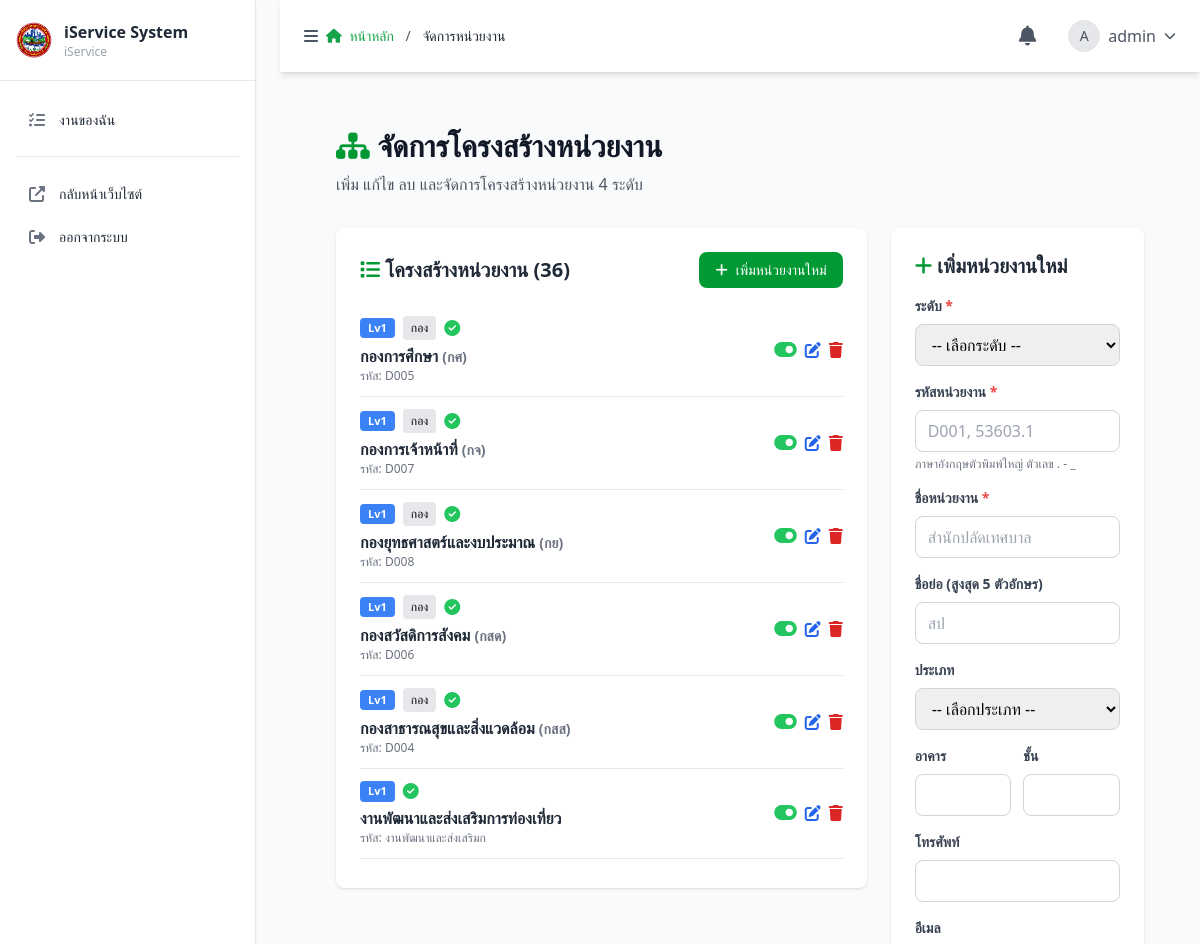
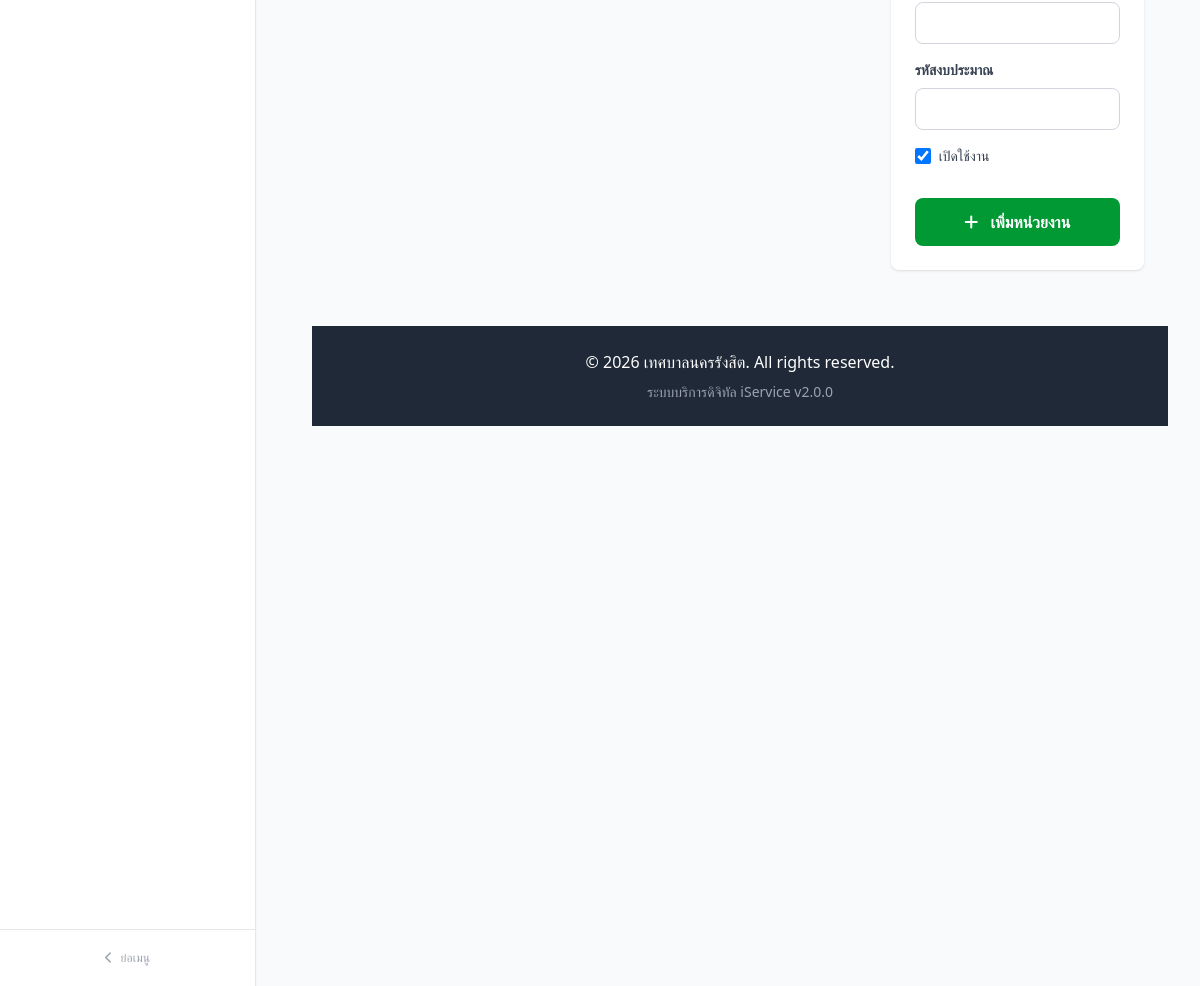
The app's page /admin/departments.php (signed in) with its own data (2 pictures, top to bottom).
### tables this page shows
CREATE TABLE `departments` (
  `department_id` int(11) NOT NULL COMMENT 'รหัสหน่วยงาน/แผนก',
  `parent_department_id` int(11) DEFAULT NULL COMMENT 'รหัสหน่วยงานแม่ (เชื่อมต่อกับ department_id)',
  `department_code` varchar(20) NOT NULL COMMENT 'รหัสหน่วยงาน',
  `department_name` varchar(255) NOT NULL COMMENT 'ชื่อหน่วยงาน/แผนก',
  `short_name` varchar(5) DEFAULT NULL COMMENT 'ชื่อย่อหน่วยงาน (5 ตัวอักษร)',
  `level` tinyint(1) NOT NULL DEFAULT 1 COMMENT 'ระดับชั้น: 1=สำนัก/กอง, 2=ส่วน, 3=ฝ่าย/กลุ่มงาน, 4=งาน',
  `level_type` varchar(50) DEFAULT NULL COMMENT 'ชนิด: สำนัก, กอง, ส่วน, ฝ่าย, กลุ่มงาน, งาน',
  `manager_user_id` int(11) DEFAULT NULL COMMENT 'หัวหน้าหน่วยงาน',
  `building` varchar(100) DEFAULT NULL COMMENT 'อาคาร',
  `floor` varchar(50) DEFAULT NULL COMMENT 'ชั้น',
  `phone` varchar(20) DEFAULT NULL COMMENT 'เบอร์โทรศัพท์',
  `email` varchar(100) DEFAULT NULL COMMENT 'อีเมล',
  `budget_code` varchar(50) DEFAULT NULL COMMENT 'รหัสงบประมาณ',
  `status` enum('active','inactive') DEFAULT 'active' COMMENT 'สถานะการใช้งาน',
  `created_at` timestamp NOT NULL DEFAULT current_timestamp(),
  `updated_at` timestamp NOT NULL DEFAULT current_timestamp() ON UPDATE current_timestamp()
);

### admin/departments.php (the view, shortened to what this page needs)
<?php
require_once '../config/database.php';
$departments = [];
$result = $conn->query("SELECT * FROM departments ORDER BY level ASC, department_name ASC");
while ($row = $result->fetch_assoc()) {
    $departments[] = $row;
}
function buildDepartmentTree($departments, $parent_id = null) {
    $tree = [];
    foreach ($departments as $dept) {
        if ($dept['parent_department_id'] == $parent_id) {
            $dept['children'] = buildDepartmentTree($departments, $dept['department_id']);
            $tree[] = $dept;
        }
    }
    return $tree;
}
$departmentTree = buildDepartmentTree($departments);
include 'admin-layout/header.php';
include 'admin-layout/sidebar.php';
include 'admin-layout/topbar.php';
?>
<main class="main-content-transition lg:ml-0">
    <div class="p-6">
        <div class="mb-8">
            <h1 class="text-3xl font-bold text-gray-900 mb-2">
                <i class="fas fa-sitemap text-teal-600"></i> จัดการโครงสร้างหน่วยงาน
            </h1>
            <p class="text-gray-600">เพิ่ม แก้ไข ลบ และจัดการโครงสร้างหน่วยงาน 4 ระดับ</p>
        </div>
        <div class="grid grid-cols-1 lg:grid-cols-3 gap-6">
            <div class="lg:col-span-2">
                <div class="bg-white rounded-lg shadow p-6">
                    <div class="flex justify-between items-center mb-4">
                        <h2 class="text-xl font-bold text-gray-800">
                            <i class="fas fa-list text-teal-600"></i> โครงสร้างหน่วยงาน (<?= count($departments) ?>)
                        </h2>
                        <button onclick="resetForm()" class="bg-teal-600 hover:bg-teal-700 text-white px-4 py-2 rounded-lg text-sm transition">
                            <i class="fas fa-plus mr-2"></i>เพิ่มหน่วยงานใหม่
                        </button>
                    </div>
                    <div class="overflow-y-auto" style="max-height: 70vh;">
                        <?php
                        function renderDepartmentTree($tree, $level = 0) {
                            foreach ($tree as $dept):
                                $indent = $level * 20;
                                $levelClass = "level-{$dept['level']}";
                                $statusColor = $dept['status'] == 'active' ? 'text-green-500' : 'text-red-500';
                        ?>
                            <div class="border-b border-gray-200 py-3 hover:bg-gray-50" style="margin-left: <?= $indent ?>px;">
                                <div class="flex items-center justify-between">
                                    <div class="flex-1">
                                        <div class="flex items-center space-x-2 mb-1">
                                            <span class="level-badge <?= $levelClass ?>">
                                                Lv<?= $dept['level'] ?>
                                            </span>
                                            <?php if ($dept['level_type']): ?>
                                                <span class="text-xs bg-gray-200 px-2 py-1 rounded">
                                                    <?= htmlspecialchars($dept['level_type']) ?>
                                                </span>
                                            <?php endif; ?>
                                            <i class="fas fa-<?= $dept['status'] == 'active' ? 'check-circle' : 'times-circle' ?> <?= $statusColor ?>"></i>
                                        </div>
                                        <h3 class="font-bold text-gray-800">
                                            <?= htmlspecialchars($dept['department_name']) ?>
                                            <?php if ($dept['short_name']): ?>
                                                <span class="text-sm text-gray-500">(<?= htmlspecialchars($dept['short_name']) ?>)</span>
                                            <?php endif; ?>
                                        </h3>
                                        <p class="text-xs text-gray-500">รหัส: <?= htmlspecialchars($dept['department_code']) ?></p>
                                    </div>
                                    <div class="flex space-x-2">
                                        <button onclick="toggleStatus(<?= $dept['department_id'] ?>, '<?= $dept['status'] == 'active' ? 'inactive' : 'active' ?>')"
                                                class="text-gray-400 hover:text-gray-600" title="เปิด/ปิด">
                                            <i class="fas fa-toggle-<?= $dept['status'] == 'active' ? 'on' : 'off' ?> text-xl <?= $statusColor ?>"></i>
                                        </button>
                                        <button onclick="editDepartment(<?= $dept['department_id'] ?>)" class="text-blue-600 hover:text-blue-800">
                                            <i class="fas fa-edit"></i>
                                        </button>
                                        <button onclick="deleteDepartment(<?= $dept['department_id'] ?>)" class="text-red-600 hover:text-red-800">
                                            <i class="fas fa-trash"></i>
                                        </button>
                                    </div>
                                </div>
                            </div>
                            <?php
                            endforeach;
                        }
                        if (empty($departmentTree)) {
                            echo '<div class="text-center py-12 text-gray-500"><i class="fas fa-inbox text-6xl mb-4"></i><p>ยังไม่มีหน่วยงานในระบบ</p></div>';
                        } else {
                            renderDepartmentTree($departmentTree);
                        }
                        ?>
                    </div>
                </div>
            </div>
            <div class="lg:col-span-1">
                <div class="bg-white rounded-lg shadow p-6 sticky top-4">
                    <h2 class="text-xl font-bold text-gray-800 mb-4" id="formTitle">
                        <i class="fas fa-plus text-teal-600"></i> เพิ่มหน่วยงานใหม่
                    </h2>
                    <form id="departmentForm" class="space-y-4">
                        <div>
                            <label class="block text-sm font-semibold text-gray-700 mb-2">
                                ระดับ <span class="text-red-500">*</span>
                            </label>
                            <select name="level" id="level" required onchange="loadParentDepartments(); updateLevelTypeOptions()"
                                    class="w-full px-3 py-2 border border-gray-300 rounded-lg focus:ring-2 focus:ring-indigo-500 focus:border-transparent">
                                <option value="">-- เลือกระดับ --</option>
                            </select>
                        </div>
                        <div>
                            <label class="block text-sm font-semibold text-gray-700 mb-2">
                                รหัสหน่วยงาน <span class="text-red-500">*</span>
                            </label>
                            <div class="relative">
                                <input type="text" name="department_code" id="department_code" required
                                       placeholder="D001, 53603.1"
                                       class="w-full px-3 py-2 border border-gray-300 rounded-lg focus:ring-2 focus:ring-indigo-500 focus:border-transparent uppercase pr-10">
                            </div>
                            <p class="text-xs text-gray-500 mt-1">ภาษาอังกฤษตัวพิมพ์ใหญ่ ตัวเลข . - _</p>
                        </div>
                        <div>
                            <label class="block text-sm font-semibold text-gray-700 mb-2">
                                ชื่อหน่วยงาน <span class="text-red-500">*</span>
                            </label>
                            <input type="text" name="department_name" id="department_name" required
                                   placeholder="สำนักปลัดเทศบาล"
                                   class="w-full px-3 py-2 border border-gray-300 rounded-lg focus:ring-2 focus:ring-indigo-500 focus:border-transparent">
                        </div>
                        <div>
                            <label class="block text-sm font-semibold text-gray-700 mb-2">
                                ชื่อย่อ (สูงสุด 5 ตัวอักษร)
                            </label>
                            <input type="text" name="short_name" id="short_name" maxlength="5"
                                   placeholder="สป"
                                   class="w-full px-3 py-2 border border-gray-300 rounded-lg focus:ring-2 focus:ring-indigo-500 focus:border-transparent uppercase">
                        </div>
                        <div>
                            <label class="block text-sm font-semibold text-gray-700 mb-2">ประเภท</label>
                            <select name="level_type" id="level_type"
                                    class="w-full px-3 py-2 border border-gray-300 rounded-lg focus:ring-2 focus:ring-indigo-500 focus:border-transparent">
                                <option value="">-- เลือกประเภท --</option>
                            </select>
                        </div>
                        <div class="grid grid-cols-2 gap-3">
                            <div>
                                <label class="block text-sm font-semibold text-gray-700 mb-2">อาคาร</label>
                                <input type="text" name="building" id="building"
                                       class="w-full px-3 py-2 border border-gray-300 rounded-lg focus:ring-2 focus:ring-indigo-500 focus:border-transparent">
                            </div>
                            <div>
                                <label class="block text-sm font-semibold text-gray-700 mb-2">ชั้น</label>
                                <input type="text" name="floor" id="floor"
                                       class="w-full px-3 py-2 border border-gray-300 rounded-lg focus:ring-2 focus:ring-indigo-500 focus:border-transparent">
                            </div>
                        </div>
                        <div>
                            <label class="block text-sm font-semibold text-gray-700 mb-2">โทรศัพท์</label>
                            <input type="tel" name="phone" id="phone"
                                   class="w-full px-3 py-2 border border-gray-300 rounded-lg focus:ring-2 focus:ring-indigo-500 focus:border-transparent">
                        </div>
                        <div>
                            <label class="block text-sm font-semibold text-gray-700 mb-2">อีเมล</label>
                            <input type="email" name="email" id="email"
                                   class="w-full px-3 py-2 border border-gray-300 rounded-lg focus:ring-2 focus:ring-indigo-500 focus:border-transparent">
                        </div>
                        <div>
                            <label class="block text-sm font-semibold text-gray-700 mb-2">รหัสงบประมาณ</label>
                            <input type="text" name="budget_code" id="budget_code"
                                   class="w-full px-3 py-2 border border-gray-300 rounded-lg focus:ring-2 focus:ring-indigo-500 focus:border-transparent">
                        </div>
                        <div class="flex items-center">
                            <input type="checkbox" name="status" id="status" value="active" checked
                                   class="w-4 h-4 text-teal-600 border-gray-300 rounded focus:ring-teal-500">
                            <label for="status" class="ml-2 text-sm font-medium text-gray-700">เปิดใช้งาน</label>
                        </div>
                        <div class="flex space-x-3 pt-4">
                            <button type="submit" id="submitBtn"
                                    class="flex-1 bg-teal-600 hover:bg-teal-700 text-white px-6 py-3 rounded-lg font-semibold transition">
                                <i class="fas fa-plus mr-2"></i> เพิ่มหน่วยงาน
                            </button>
                        </div>
                    </form>
                </div>
            </div>
        </div>
    </div>
    <?php include 'admin-layout/footer.php'; ?>
</body>
</html>
<?php include 'admin-layout/footer.php'; ?>

### admin/admin-layout/header.php (style rules this page uses)
.bg-primary-500, .bg-teal-500, .bg-teal-600 { background-color: #009933 !important; }
.text-primary-500, .text-primary-600, .text-teal-500, .text-teal-600 { color: #009933 !important; }
.main-content-transition { transition: margin-left 0.3s ease-in-out; }

### admin/admin-layout/sidebar.php (style rules this page uses)
:root { --sidebar-bg: #ffffff; --sidebar-border: #e5e7eb; --sidebar-text: #1f2937; --sidebar-text-muted: #6b7280; --sidebar-hover: #f3f4f6; --sidebar-active-bg: #ecfdf5; --sidebar-active-text: #009933; --sidebar-active-border: #009933; --sidebar-section-text: #9ca3af; }

### admin/departments.php (style rules this page uses)
.level-badge { display: inline-block; padding: 2px 8px; border-radius: 4px; font-size: 11px; font-weight: 600; }
.level-1 { background: #3b82f6; color: white; }

### records on screen
departments: level "1", level_type "กอง", department_name "กองการศึกษา", short_name "กศ", department_code "D005"
departments: level "1", level_type "กอง", department_name "กองการเจ้าหน้าที่", short_name "กจ", department_code "D007"
departments: level "1", level_type "กอง", department_name "กองยุทธศาสตร์และงบประมาณ", short_name "กย", department_code "D008"
departments: level "1", level_type "กอง", department_name "กองสวัสดิการสังคม", short_name "กสด", department_code "D006"
departments: level "1", level_type "กอง", department_name "กองสาธารณสุขและสิ่งแวดล้อม", short_name "กสส", department_code "D004"
departments: level "1", department_name "งานพัฒนาและส่งเสริมการท่องเที่ยว", department_code "งานพัฒนาและส่งเสริมก"

### other values on screen
$sidebar_app_name "iService System"
$sidebar_org_name "iService"
$item['label'] "งานของฉัน"
$item['label'] "หน้าหลัก"
$item['label'] "จัดการหน่วยงาน"
substr($user['username'] ?? 'A', 0, 1) "A"
$user['username'] "admin"
count($departments) "36"
